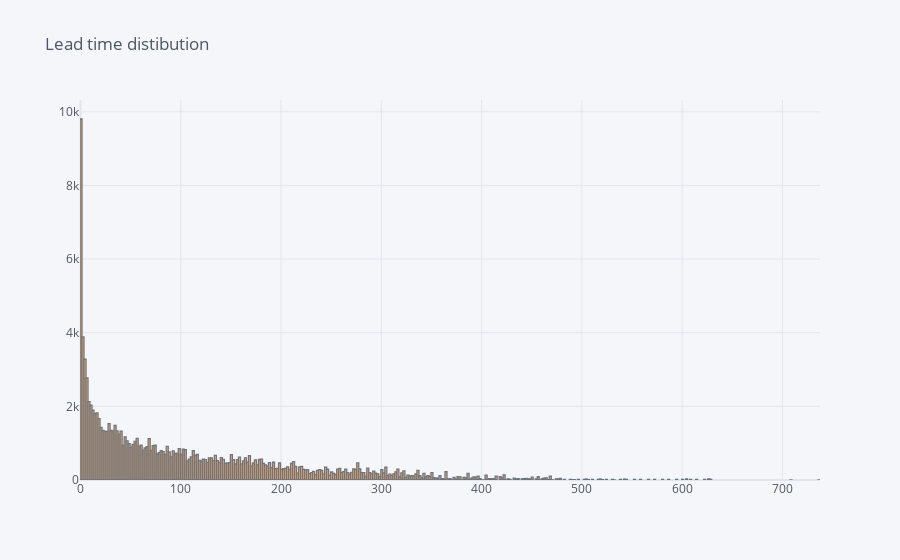

The cell this chart's notebook holds for it:
### Markdown cell above
We see that a large fraction of the values are in the 0-10 range, with a long right tail. We can explore this further with an interactive histogram

### Code cell
df_hotel['lead_time'].iplot(kind='hist', title="Lead time distibution")

### Figure 1 — Plotly figure (JSON) as saved in the notebook; plotly's stock layout.template omitted (floating-point values rounded to 4 significant figures; data arrays with more than 128 entries replaced by an {"elided": "..."} marker saying what was removed)
{"data": [{"histfunc": "count", "histnorm": "", "marker": {"color": "rgba(255, 153, 51, 1.0)", "line": {"color": "#4D5663", "width": 1.3}}, "name": "lead_time", "opacity": 0.8, "orientation": "v", "type": "histogram", "x": {"elided": "119390 int values"}}], "layout": {"barmode": "overlay", "legend": {"bgcolor": "#F5F6F9", "font": {"color": "#4D5663"}}, "paper_bgcolor": "#F5F6F9", "plot_bgcolor": "#F5F6F9", "title": {"font": {"color": "#4D5663"}, "text": "Lead time distibution"}, "xaxis": {"gridcolor": "#E1E5ED", "showgrid": true, "tickfont": {"color": "#4D5663"}, "title": {"font": {"color": "#4D5663"}, "text": ""}, "zerolinecolor": "#E1E5ED"}, "yaxis": {"gridcolor": "#E1E5ED", "showgrid": true, "tickfont": {"color": "#4D5663"}, "title": {"font": {"color": "#4D5663"}, "text": ""}, "zerolinecolor": "#E1E5ED"}}}
